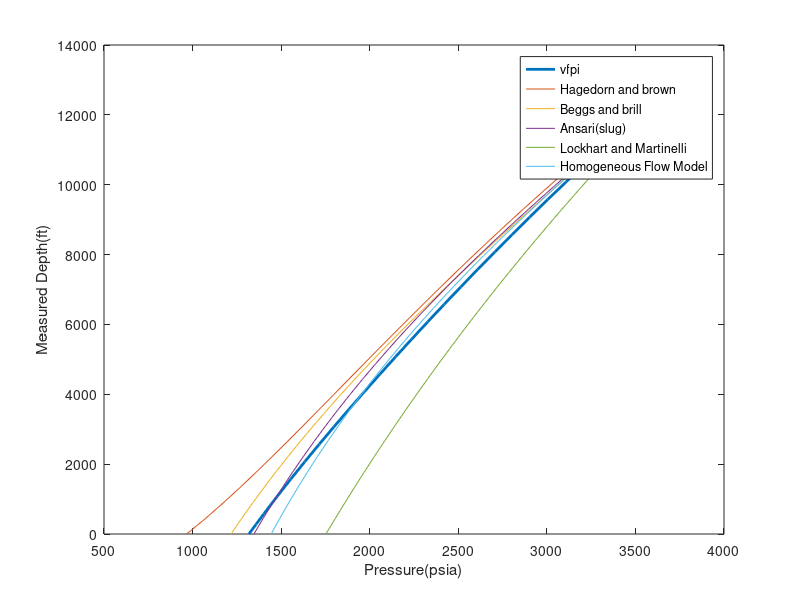

Write the MATLAB code that produced this figure.
clc;
clear;
close all;
load x1;
load x2;
load x3;
load x4;
load x5;
load x6;
load y1;
load y2;
figure;
plot(x1,y1,'LineWidth',2);
hold on;
plot(x2,y2);
hold on;
plot(x3,y2);
hold on;
plot(x4,y2);
hold on;
plot(x5,y2);
hold on;
 plot(x6,y2);
legend('vfpi','Hagedorn and brown','Beggs and brill','Ansari(slug)','Lockhart and Martinelli','Homogeneous Flow Model');
%legend('vfpi','Homogeneous Flow Model');
xlabel('Pressure(psia)');
ylabel('Measured Depth(ft)');